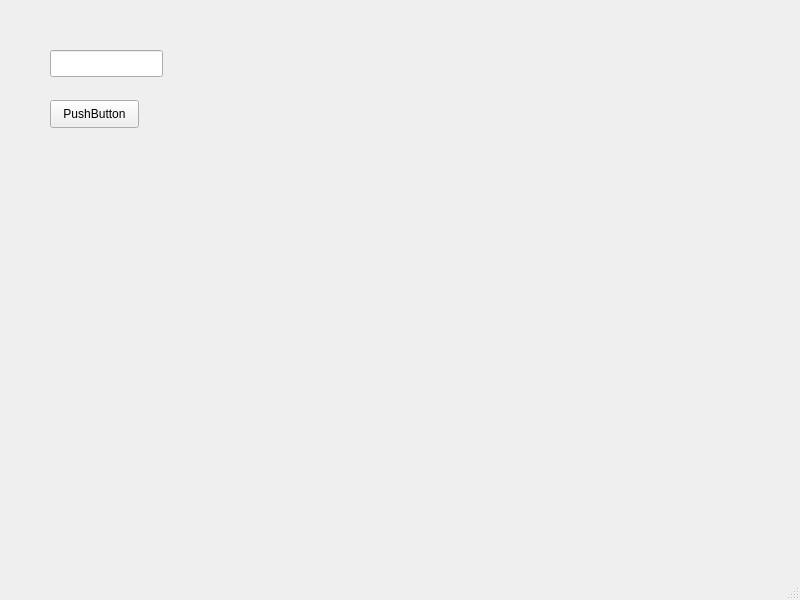
<?xml version="1.0" encoding="UTF-8"?>
<ui version="4.0">
 <class>MainWindow</class>
 <widget class="QMainWindow" name="MainWindow">
  <property name="geometry">
   <rect>
    <x>0</x>
    <y>0</y>
    <width>800</width>
    <height>600</height>
   </rect>
  </property>
  <property name="windowTitle">
   <string>MainWindow</string>
  </property>
  <widget class="QWidget" name="centralwidget">
   <widget class="QPushButton" name="pushButton">
    <property name="geometry">
     <rect>
      <x>50</x>
      <y>100</y>
      <width>89</width>
      <height>28</height>
     </rect>
    </property>
    <property name="text">
     <string>PushButton</string>
    </property>
   </widget>
   <widget class="QLineEdit" name="lineEdit">
    <property name="geometry">
     <rect>
      <x>50</x>
      <y>50</y>
      <width>113</width>
      <height>27</height>
     </rect>
    </property>
   </widget>
  </widget>
  <widget class="QMenuBar" name="menubar">
   <property name="geometry">
    <rect>
     <x>0</x>
     <y>0</y>
     <width>800</width>
     <height>21</height>
    </rect>
   </property>
  </widget>
  <widget class="QStatusBar" name="statusbar"/>
 </widget>
 <resources/>
 <connections/>
</ui>
